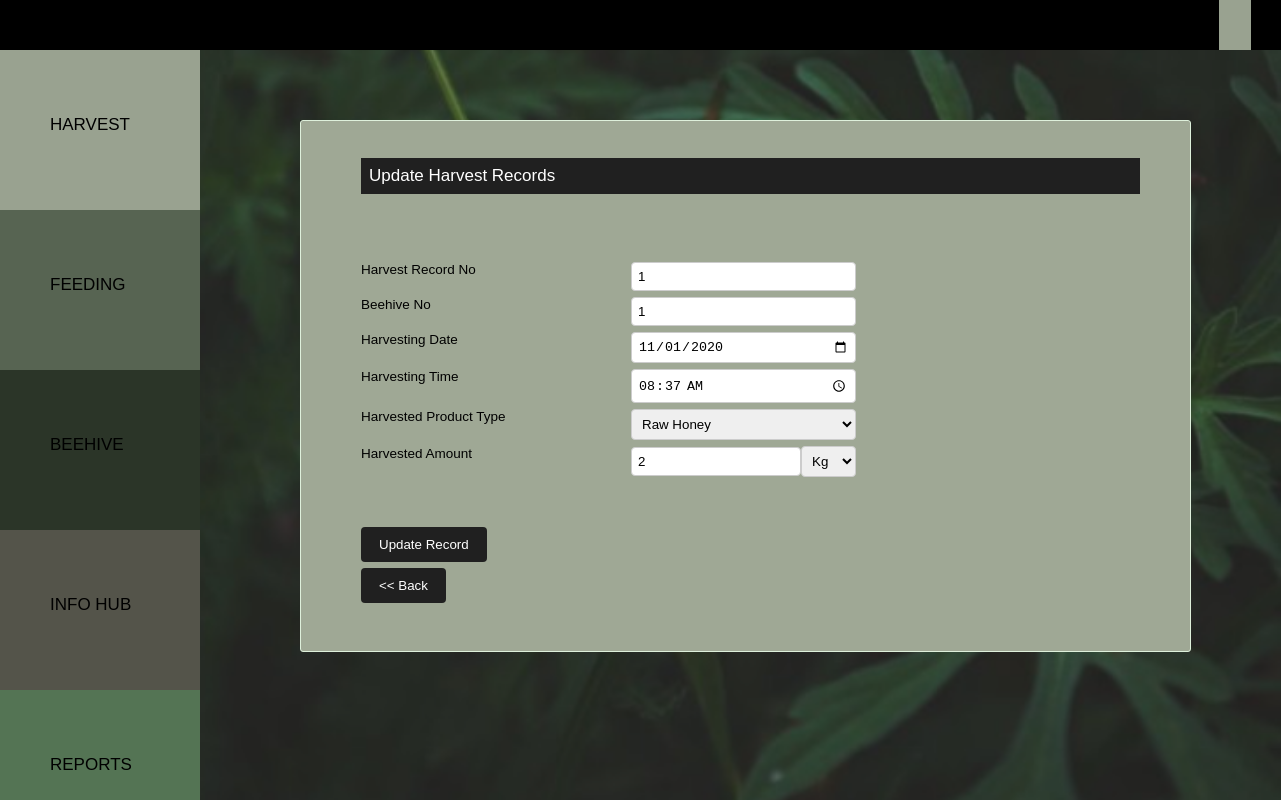
Page /src/php/bk_updateharvest.php?HarvestRecNo=1 on the earlier database version.
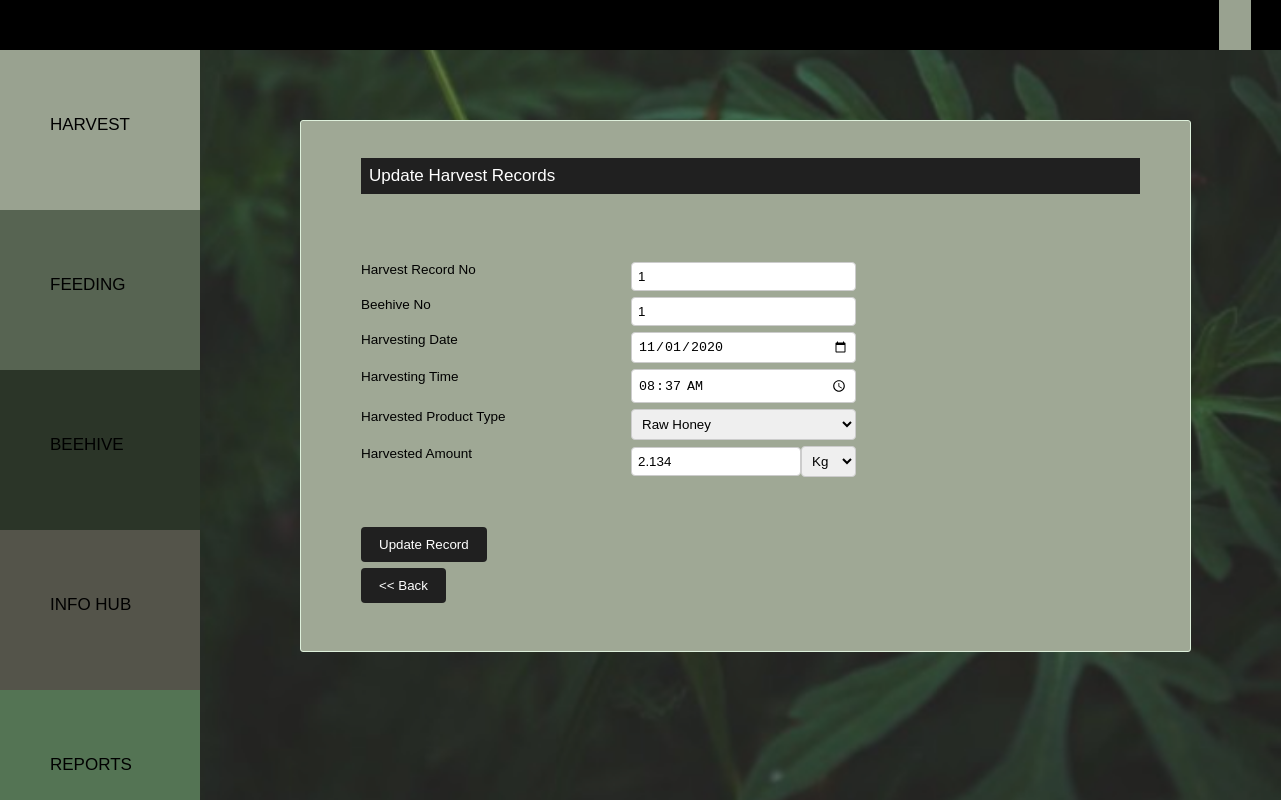
Same page on the later database version.
### tables this page shows
CREATE TABLE `harvest` (
  `HarvestRecNo` int(10) NOT NULL,
  `userID` int(10) NOT NULL,
  `beehiveno` int(10) NOT NULL,
  `date` date NOT NULL,
  `hdate` date NOT NULL,
  `htime` time(2) NOT NULL,
  `producttype` varchar(50) NOT NULL,
  `amount` decimal(20,3) NOT NULL,
  `unit` varchar(5) NOT NULL,
  `is_deleted` tinyint(1) NOT NULL DEFAULT 0
);

### src/php/bk_updateharvest.php (the view, shortened to what this page needs)
<html>
    <head>
      <link rel="stylesheet" type="text/CSS" href="../../public/css/bk_style.css">
      <link rel="stylesheet" type="text/CSS" href="../../public/css/bk_catstyle.css">
    </head>
  <body  >
        <?php include('bk_navbar.php');
        include('bk_sidenavbar.php');
?>
<div class="main">
    <div class="bhivecontainer">
    <p >Update Harvest Records</p>
    <br />
    <br /></br>
<?php
if(isset($_GET['HarvestRecNo'])){
  $sql1 = "SELECT HarvestRecNo,beehiveno,hdate,htime,producttype,amount,unit FROM harvest WHERE  HarvestRecNo =".$_GET['HarvestRecNo'];
  $result1= mysqli_query($connection,$sql1);
while($row=mysqli_fetch_assoc($result1)){
        echo '<form  method="post" action="" ><div class="row" >';
        echo '<div class="col1">';
        echo 'Harvest Record No </div><div class="col3">';
        echo "<input type = 'number' name='HarvestRecNo' style='width: 225px'  value ='".$row['HarvestRecNo']."' readonly>";
        echo "</div>";
        echo "</div>";
        echo '<div class="row" >';
        echo '<div class="col1">';
        echo 'Beehive No </div><div class="col3" ><input type = "number" min="0.000" name="beehiveno" required style="width: 225px" value ="'.$row['beehiveno'].'" >';
        echo "</div>";
        echo "</div>";
        echo '<div class="row" >';
        echo '<div class="col1">';
        echo 'Harvesting Date </div><div class="col3"><input type = "date" name="hdate" required style="width: 225px" value ="'.$row['hdate'].'" >';
        echo "</div>";
        echo "</div>";
        echo '<div class="row" >';
        echo '<div class="col1">';
        echo 'Harvesting Time </div><div class="col3" ><input type = "time"" name="htime" required style="width: 225px" value ="'.$row['htime'].'" >';
        echo "</div>";
        echo "</div>";
        echo '<div class="row" >';
        echo '<div class="col1">';
        echo 'Harvested Product Type </div><div class="col3" ><select id="producttype"required name="producttype" value="<?= $producttype?>" >
        <option value="'.$row['htime'].'">'.$row['producttype'].'</option>
        <option value="Raw Honey">Raw Honey</option>
        <option value="Bee Colonies">Bee Colonies</option>
        <option value="Royal Gel">Royal Gel</option>
        </select> ';
        echo "</div>";
        echo "</div>";
        echo '<div class="row" >';
        echo '<div class="col1">';
        echo 'Harvested Amount </div><div class="col3"><input type = "number" min="0.000" placeholder="0.000" step="0.001" required name="amount" style="width: 170px" required value ="'.$row['amount'].'">';
        echo '<select id="unit" name="unit" value="<?= $unit?>" style="width: 55px">
        <option value="'.$row['unit'].'">'.$row['unit'].'</option>
        <option value="Kg">Kg</option>
        <option value=""></option>
   </select> ';
        echo "</div>";
        echo "</div>";
        echo"<br/></br>";
        echo '<div class="row"><div class="c1" style="width: 910px"><input type="submit" value="Update Record" name="update" ></div></form>';
}}
?>
<form  action="bk_viewharvest.php" method="post" >
        <div class="c2" style="width: 90px">
        <input type="submit" value="<< Back" name="back" >
        </div>
</div>
    </div>
<br />
<br />
  </body>
</html>

Differences in the rows shown:
changed harvest "Raw Honey": amount "2" → "2.134"
